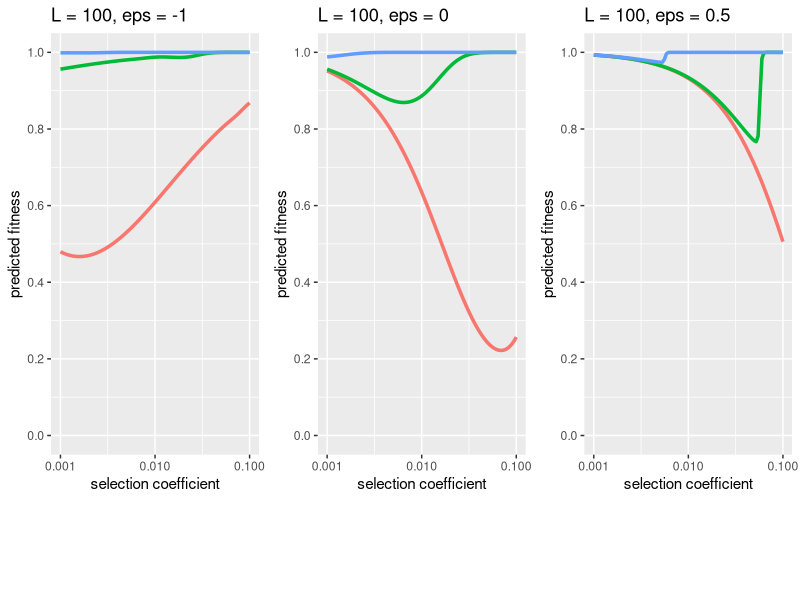
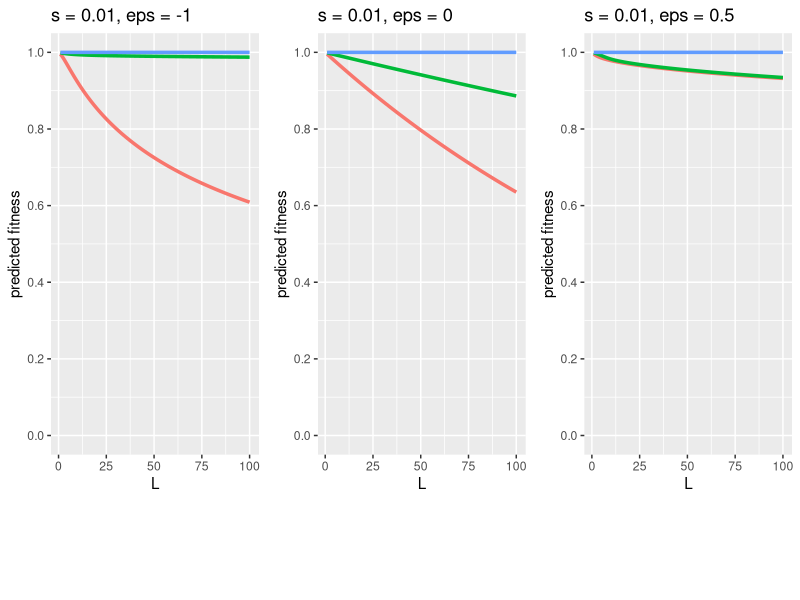
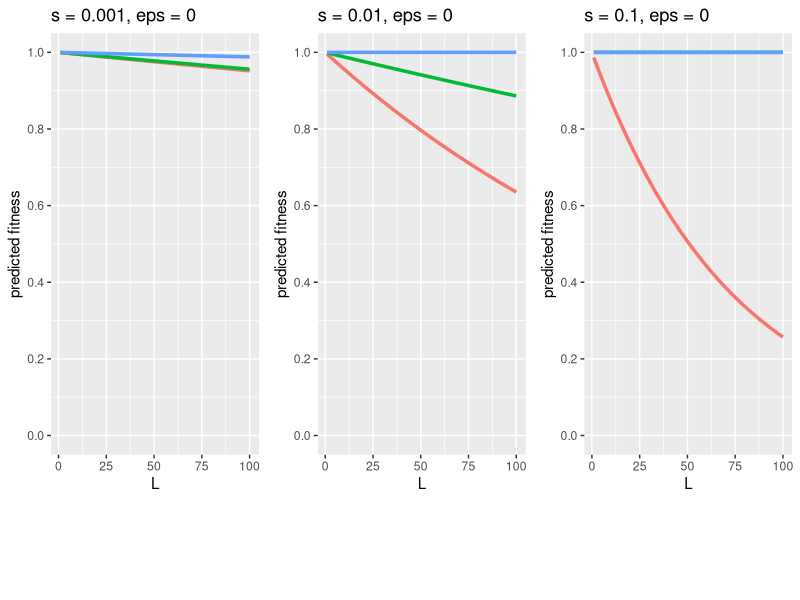
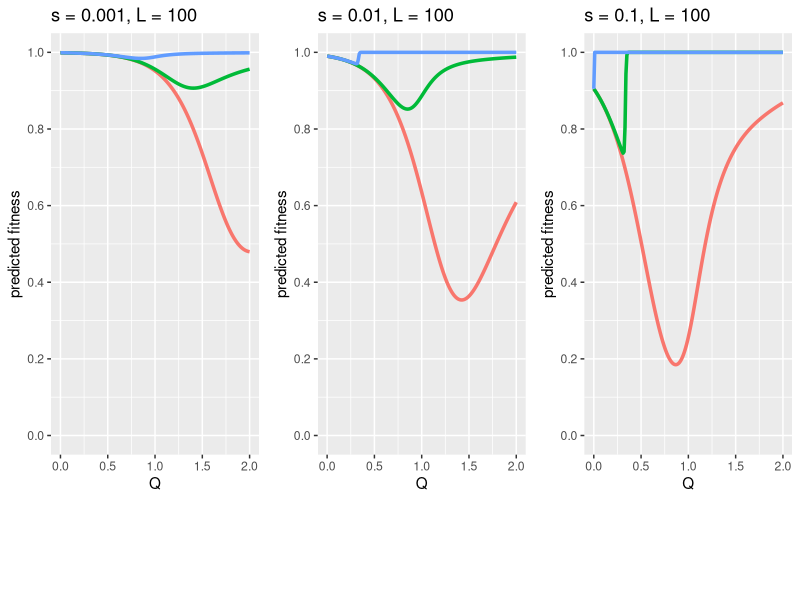
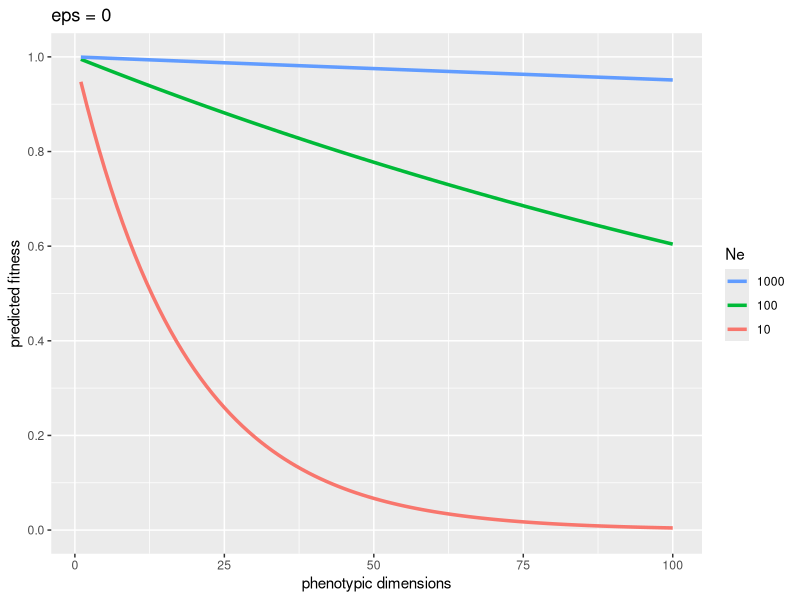
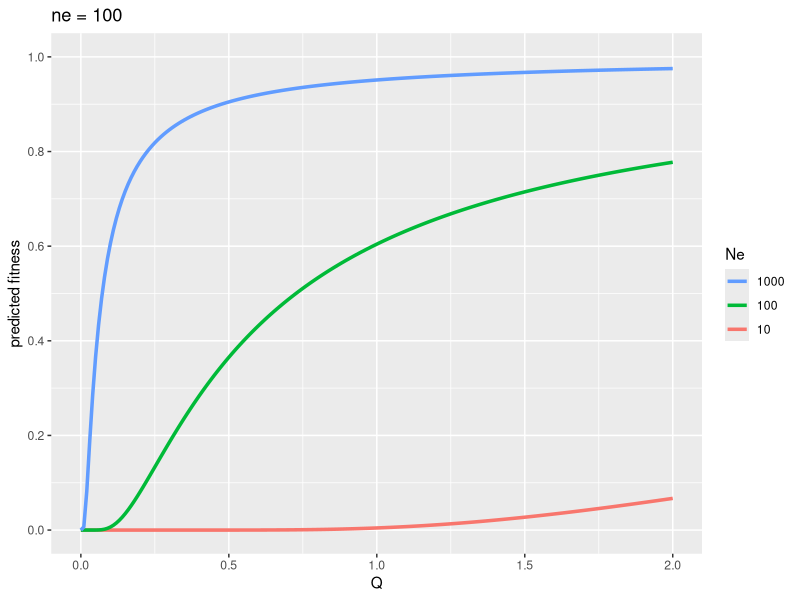

Source code (R) for these figures, in order:
## ---- chunk 1
library(knitr)
library(ggplot2)
library(cowplot)
library(dplyr)
opts_chunk$set(fig.align="center", fig.height=5, fig.width=11)
## ---- chunk 2
## calculate predicted fitness
predict_mean_fitness <- function(Ne, L, s, eps)
{
  k <- c(0:L)
  f <- exp(-s*k^(1-eps))	
  p_k <- (f^(2*Ne-2)*choose(L, k))/sum(f^(2*Ne-2)*choose(L, k))
  sum(f*p_k)
}

##generate data frames of predicted fitness as the function of selection coefficient, ne, and number of classes
w_vs_L <- function(Ne, s, eps, Lstart, Lstop, Lstep)
{
  L <- seq(Lstart, Lstop, Lstep)
  w_ave <- vapply(L, function(L){predict_mean_fitness(Ne, L, s, eps)}, 1)
  data.frame(L, w_ave, Ne, s, eps)
}

w_vs_s <- function(Ne, L, eps, sstart, sstop, nsteps = 100)
{
  slog <- seq(log(sstart), log(sstop), length.out = nsteps)
  s <- exp(slog)
  w_ave <- vapply(s, function(s){predict_mean_fitness(Ne, L, s, eps)}, 1)
  data.frame(s, w_ave, Ne, L, eps)
}

w_vs_eps <- function(Ne, L, s, epsstart, epsstop, epssteps = 0.01)
{
  eps <- seq(epsstart, epsstop, epssteps)  
  w_ave <- vapply(eps, function(eps){predict_mean_fitness(Ne, L, s, eps)}, 1)
  data.frame(s, w_ave, Ne, L, eps)
}

L=100
eps_lst=c(-1, 0, 0.5)
plot_lst=list()

for (eps in eps_lst) {
  ##use w_vs_s(Ne, L, eps, sstart, sstop, sstep)
  d1 <- w_vs_s(1000, L, eps, .001, .1) 
  d2 <- w_vs_s(100, L, eps, .001, .1) 
  d3 <- w_vs_s(10, L, eps, .001, .1) 

  d <- rbind(d1,d2,d3) 

  p <- ggplot(d,aes(x=s,y=w_ave)) +
    geom_line(aes(color=factor(Ne)),size=1.2)+
    ggtitle(paste0("L = ",L,", eps = ",eps))+
    scale_y_continuous(breaks=seq(0,1,0.2))+
    coord_cartesian(ylim=c(0,1))+    
    scale_x_log10()+
    xlab("selection coefficient")+
    ylab("predicted fitness")+
    guides(col = guide_legend(title="Ne",reverse = TRUE))
  
  legend <- get_legend(p + theme(legend.position="bottom"))
  
  plot_lst[[length(plot_lst)+1]] <- p+theme(legend.position="none")
  
}

prow_bias <- plot_grid(plotlist=plot_lst,
                       align = 'vh',
                       hjust = -1,
                       nrow=1)
p_final <- plot_grid( prow_bias, legend, ncol=1, rel_heights = c(1, .2))
p_final

## ---- chunk 3
##use w_vs_L(Ne, s, eps, Lstart, Lstop, Lstep)
s=0.01
eps_lst=c(-1, 0, 0.5)
plot_lst=list()

for (eps in eps_lst) {
  d1 <- w_vs_L(1000, s, eps, 1, 100, 1) 
  d2 <- w_vs_L(100, s, eps, 1, 100, 1) 
  d3 <- w_vs_L(10, s, eps, 1, 100, 1) 

  d <- rbind(d1,d2,d3) 

  p <- ggplot(d,aes(x=L,y=w_ave)) +
    geom_line(aes(color=factor(Ne)),size=1.2)+
    ggtitle(paste0("s = ",s,", eps = ",eps))+
    scale_y_continuous(breaks=seq(0,1,0.2))+
    coord_cartesian(ylim=c(0,1))+
    xlab("L")+
    ylab("predicted fitness")+
    guides(col = guide_legend(title="Ne",reverse = TRUE))
  
  legend <- get_legend(p + theme(legend.position="bottom"))
  
  plot_lst[[length(plot_lst)+1]] <- p+theme(legend.position="none")
  
}

prow_bias <- plot_grid(plotlist=plot_lst,
                       align = 'vh',
                       hjust = -1,
                       nrow=1)
p1_final <- plot_grid( prow_bias, legend, ncol=1, rel_heights = c(1, .2))

s_lst=c(0.001,0.01,0.1)
eps=0
plot_lst=list()

for (s in s_lst) {
  d1 <- w_vs_L(1000, s, eps, 1, 100, 1) 
  d2 <- w_vs_L(100, s, eps, 1, 100, 1) 
  d3 <- w_vs_L(10, s, eps, 1, 100, 1) 

  d <- rbind(d1,d2,d3) 

  p <- ggplot(d,aes(x=L,y=w_ave)) +
    geom_line(aes(color=factor(Ne)),size=1.2)+
    ggtitle(paste0("s = ",s,", eps = ",eps))+
    scale_y_continuous(breaks=seq(0,1,0.2))+
    coord_cartesian(ylim=c(0,1))+
    xlab("L")+
    ylab("predicted fitness")+
    guides(col = guide_legend(title="Ne",reverse = TRUE))
  
  legend <- get_legend(p + theme(legend.position="bottom"))
  
  plot_lst[[length(plot_lst)+1]] <- p+theme(legend.position="none")
  
}

prow_bias <- plot_grid(plotlist=plot_lst,
                       align = 'vh',
                       hjust = -1,
                       nrow=1)
p2_final <- plot_grid( prow_bias, legend, ncol=1, rel_heights = c(1, .2))

p1_final
p2_final
## ---- chunk 4
s_lst=c(0.001,0.01,0.1)
L=100
plot_lst=list()

for (s in s_lst) {
  d1 <- w_vs_eps(1000, L, s, -1, 1, 0.01) 
  d2 <- w_vs_eps(100, L, s, -1, 1, 0.01)
  d3 <- w_vs_eps(10, L, s, -1, 1, 0.01) 

  d <- rbind(d1,d2,d3) 

  p <- ggplot(d,aes(x=1-eps,y=w_ave)) +
    geom_line(aes(color=factor(Ne)),size=1.2)+
    ggtitle(paste0("s = ",s,", L = ",L))+
    scale_y_continuous(breaks=seq(0,1,0.2))+
    coord_cartesian(ylim=c(0,1))+
    xlab("Q")+
    ylab("predicted fitness")+
    guides(col = guide_legend(title="Ne",reverse = TRUE))
  
  legend <- get_legend(p + theme(legend.position="bottom"))
  
  plot_lst[[length(plot_lst)+1]] <- p+theme(legend.position="none")
  
}

prow_bias <- plot_grid(plotlist=plot_lst,
                       align = 'vh',
                       hjust = -1,
                       nrow=1)
p_final <- plot_grid( prow_bias, legend, ncol=1, rel_heights = c(1, .2))
p_final
## ---- chunk 5
##use w_vs_ne(Ne, eps, nestart, nestop, nestep = 1)
eps=0

tenaillon_mean_fitness <- function(ne, Ne, eps)
{
  q <- 1-eps
  f <- (1-(2*Ne-1)^(-1))^(ne/q)
  f
}

w_vs_ne <- function(Ne, eps, nestart, nestop, nestep = 1)
{
  ne <- seq(nestart, nestop, nestep)
  w_ave <- vapply(ne, function(ne){tenaillon_mean_fitness(ne, Ne, eps)}, 1)
  data.frame(ne, w_ave, Ne, eps)
}

w_vs_eps <- function(Ne, ne, epsstart, epsstop, epsstep = 0.01)
{
  eps <- seq(epsstart, epsstop, epsstep)
  w_ave <- vapply(eps, function(eps){tenaillon_mean_fitness(ne, Ne, eps)}, 1)
  data.frame(ne, w_ave, Ne, eps)
}

d1 <- w_vs_ne(1000, eps, 1, 100,1)
d2 <- w_vs_ne(100, eps, 1, 100,1)
d3 <- w_vs_ne(10, eps,1, 100,1)

d <- rbind(d1,d2,d3) 

p <- ggplot(d,aes(x=ne,y=w_ave)) +
    geom_line(aes(color=factor(Ne)),size=1.2)+
    ggtitle(paste0("eps = ",eps))+
    scale_y_continuous(breaks=seq(0,1,0.2))+
    coord_cartesian(ylim=c(0,1))+
    xlab("phenotypic dimensions")+
    ylab("predicted fitness")+
    guides(col = guide_legend(title="Ne",reverse = TRUE))
p

ne = 100
d1 <- w_vs_eps(1000, ne, -1, 1, 0.01)
d2 <- w_vs_eps(100, ne, -1, 1, 0.01)
d3 <- w_vs_eps(10, ne, -1, 1, 0.01)

d <- rbind(d1,d2,d3) 

p <- ggplot(d,aes(x=1-eps,y=w_ave)) +
    geom_line(aes(color=factor(Ne)),size=1.2)+
    ggtitle(paste0("ne = ", ne))+
    scale_y_continuous(breaks=seq(0,1,0.2))+
    coord_cartesian(ylim=c(0,1))+
    xlab("Q")+
    ylab("predicted fitness")+
    guides(col = guide_legend(title="Ne",reverse = TRUE))
p
